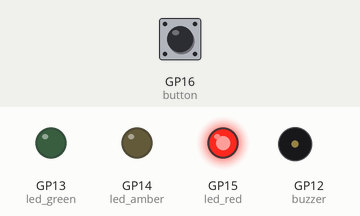
Recording of a program running on a simulated Raspberry Pi Pico running MicroPython. On the bench: output pins drawn as LEDs (lit = HIGH), buzzer (waves = sounding, pin HIGH). Inputs (shaded band) come from the test bench; at power-on: GP16 (button) LOW.

Above: at 1.2 s.
1.3 s: GP16 (button) pulled HIGH for 0.15 s
At 5.3 s:
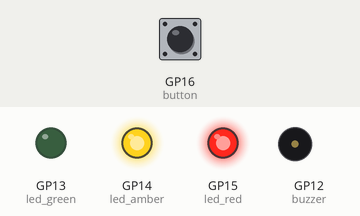
At 8.0 s:
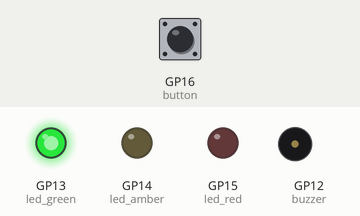
Timing chart, 0 to 24.5 s (numbered marks = the images above; inputs shaded):
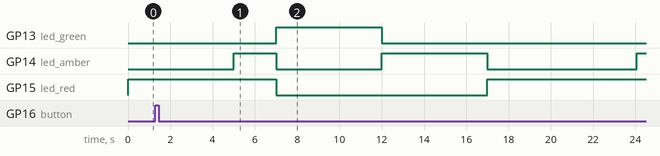

The program:

07_irq_traffic_light_with_beeper.py
```python
from kfkonrad import Pin
from utime import sleep

led_red = Pin(15, Pin.OUT)
led_amber = Pin(14, Pin.OUT)
led_green = Pin(13, Pin.OUT)

button = Pin(16, Pin.IN, Pin.PULL_DOWN)
buzzer = Pin(12, Pin.OUT)

global button_pressed
button_pressed = False

def read_button(_):
    global button_pressed
    button_pressed = True

def handle_pedestrian_traffic():
    global button_pressed
    led_red.value = 1
    led_amber.value = 0
    led_green.value = 0
    if button_pressed is True:
        for i in range(10):
            buzzer.value = 1
            sleep(0.005)
            buzzer.value = 0
            sleep(0.2)
        button_pressed = False

def traffic_lights():
    while True:
        handle_pedestrian_traffic()
        led_red.value = 1
        sleep(5)
        led_amber.value = 1
        sleep(2)
        led_red.value = 0
        led_amber.value = 0
        led_green.value = 1
        sleep(5)
        led_green.value = 0
        led_amber.value = 1
        sleep(5)
        led_amber.value = 0

button.irq(trigger=Pin.IRQ_RISING, handler=read_button)
traffic_lights()
```

kfkonrad.py
```python
import machine


class Pin(machine.Pin):
    @property
    def value(self):
        return super().value()

    @value.setter
    def value(self, arg):
        super().value(arg)

    def __eq__(self, other):
        return repr(self) == repr(other)
```

Measured:
- after the input at 1.3 s, GP13 (led_green): goes on until 12.0 s, then stays LOW; GP15 (led_red): goes on until 17.0 s, then stays HIGH
